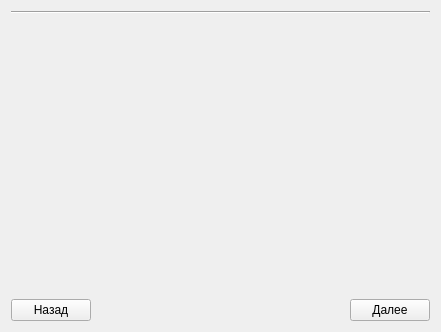
<?xml version="1.0" encoding="UTF-8"?>
<ui version="4.0">
 <class>SolvedSystemDialog</class>
 <widget class="QWidget" name="SolvedSystemDialog">
  <property name="geometry">
   <rect>
    <x>0</x>
    <y>0</y>
    <width>441</width>
    <height>332</height>
   </rect>
  </property>
  <property name="windowTitle">
   <string>Form</string>
  </property>
  <layout class="QVBoxLayout" name="verticalLayout_2">
   <item>
    <layout class="QVBoxLayout" name="verticalLayout">
     <item>
      <layout class="QHBoxLayout" name="functionLayout"/>
     </item>
     <item>
      <widget class="Line" name="line">
       <property name="orientation">
        <enum>Qt::Horizontal</enum>
       </property>
      </widget>
     </item>
     <item>
      <layout class="QVBoxLayout" name="exprLayout"/>
     </item>
     <item>
      <spacer name="verticalSpacer">
       <property name="orientation">
        <enum>Qt::Vertical</enum>
       </property>
       <property name="sizeHint" stdset="0">
        <size>
         <width>20</width>
         <height>40</height>
        </size>
       </property>
      </spacer>
     </item>
     <item>
      <layout class="QHBoxLayout" name="horizontalLayout">
       <item>
        <widget class="QPushButton" name="backButton">
         <property name="text">
          <string>Назад</string>
         </property>
        </widget>
       </item>
       <item>
        <spacer name="horizontalSpacer">
         <property name="orientation">
          <enum>Qt::Horizontal</enum>
         </property>
         <property name="sizeHint" stdset="0">
          <size>
           <width>40</width>
           <height>20</height>
          </size>
         </property>
        </spacer>
       </item>
       <item>
        <widget class="QPushButton" name="nextButton">
         <property name="text">
          <string>Далее</string>
         </property>
        </widget>
       </item>
      </layout>
     </item>
    </layout>
   </item>
  </layout>
 </widget>
 <resources/>
 <connections/>
</ui>
